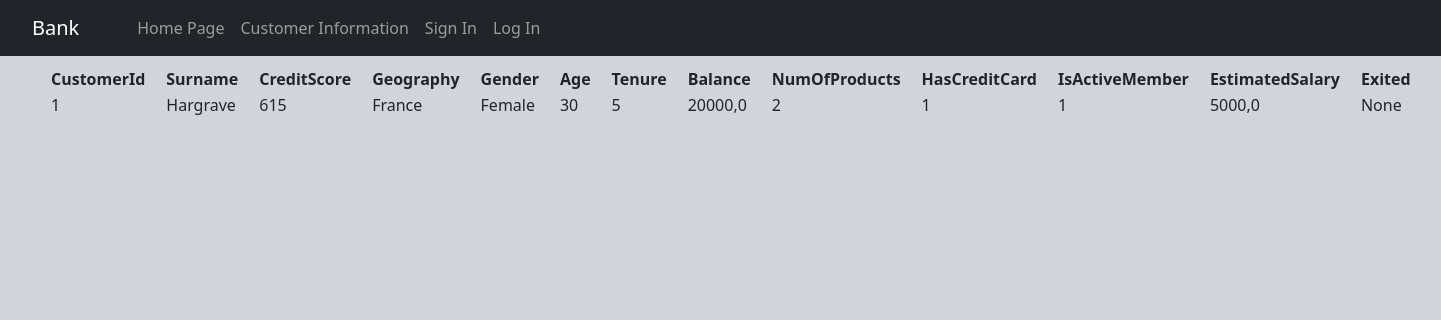
The app's page /data/1/ with its own data.
### data/models.py (models this page shows, shortened)
class Data(models.Model):
    CustomerId = models.IntegerField(primary_key=True, serialize=False, unique=True, auto_created=True)
    Surname = models.CharField(max_length=50, null=True)
    CreditScore = models.IntegerField(null=True)
    Geography = models.CharField(max_length=50, null=True)
    Gender = models.CharField(max_length=10, null=True)
    Age = models.IntegerField(null=True)
    Tenure = models.IntegerField(null=True)
    Balance = models.FloatField(null=True)
    NumOfProducts = models.IntegerField(null=True)
    HasCrCard = models.IntegerField(null=True)
    IsActiveMember = models.IntegerField(null=True)
    EstimatedSalary = models.FloatField(null=True)
    Exited = models.IntegerField(null=True, blank=True)

### data/views.py (the view)
# urls.py: path('<int:CustomerId>/', data_detail, name='detail'),
def data_detail(request, CustomerId):
    data = get_object_or_404(Data, CustomerId=CustomerId)
    context = {
        'data': data,
    }
    return render(request, 'data/detail.html', context)

### templates/data/detail.html (shortened to what this page needs)
{% extends 'base.html' %}
{% block body %}
    <table style="margin-top: 10px;">
        <tr>
            <td style="padding-right: 30px; padding-left: 20px;"></td>
            <td style="padding-right: 20px;"><strong>CustomerId</strong></td>
            <td style="padding-right: 20px;"><strong>Surname</strong></td>
            <td style="padding-right: 20px;"><strong>CreditScore</strong></td>
            <td style="padding-right: 20px;"><strong>Geography</strong></td>
            <td style="padding-right: 20px;"><strong>Gender</strong></td>
            <td style="padding-right: 20px;"><strong>Age</strong></td>
            <td style="padding-right: 20px;"><strong>Tenure</strong></td>
            <td style="padding-right: 20px;"><strong>Balance</strong></td>
            <td style="padding-right: 20px;"><strong>NumOfProducts</strong></td>
            <td style="padding-right: 20px;"><strong>HasCreditCard</strong></td>
            <td style="padding-right: 20px;"><strong>IsActiveMember</strong></td>
            <td style="padding-right: 20px;"><strong>EstimatedSalary</strong></td>
            <td style="padding-right: 20px;"><strong>Exited</strong></td>
        </tr>
        <tr>
            <td style="padding-right: 30px;"></td>
            <td style="padding-right: 20px;">{{data.CustomerId}}</td>
            <td style="padding-right: 20px;">{{data.Surname}}</td>
            <td style="padding-right: 20px;">{{data.CreditScore}}</td>
            <td style="padding-right: 20px;">{{data.Geography}}</td>
            <td style="padding-right: 20px;">{{data.Gender}}</td>
            <td style="padding-right: 20px;">{{data.Age}}</td>
            <td style="padding-right: 20px;">{{data.Tenure}}</td>
            <td style="padding-right: 20px;">{{data.Balance}}</td>
            <td style="padding-right: 20px;">{{data.NumOfProducts}}</td>
            <td style="padding-right: 20px;">{{data.HasCrCard}}</td>
            <td style="padding-right: 20px;">{{data.IsActiveMember}}</td>
            <td style="padding-right: 20px;">{{data.EstimatedSalary}}</td>
            <td style="padding-right: 20px;">{{data.Exited}}</td>
        </tr>
    </table>
{% endblock body %}

### records on screen
Data: CustomerId "1", Surname "Hargrave", CreditScore "615", Geography "France", Gender "Female", Age "30", Tenure "5", Balance "20000,0", NumOfProducts "2", HasCrCard "1", IsActiveMember "1", EstimatedSalary "5000,0", Exited "None"
